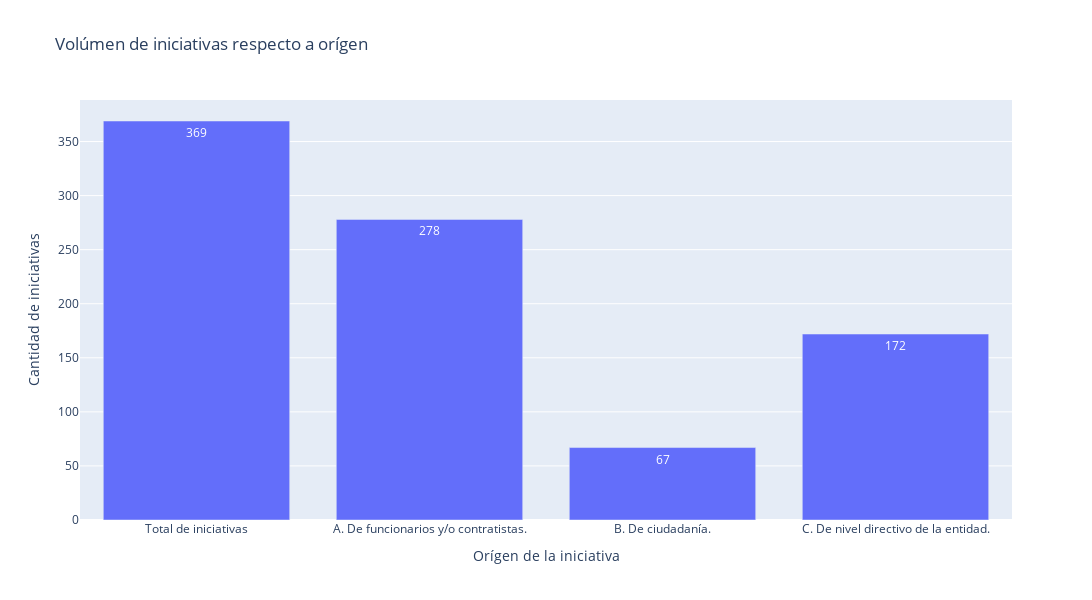

The cell this chart's notebook holds for it:
### Markdown cell above
## Efectos Directos:
1. Baja participación ciudadana para identificar soluciones a problemas públicos.
    - Comparativo entidades tienen al menos un ejercicio con ciudadanos

### Code cell
iniciativas=p23_df['p23_nom'].unique()
print(len(iniciativas))

cat_0=iniciativas
cat_A=p23_df.loc[p23_df['p23_usr/p23_usr_1']==1]
cat_B=p23_df.loc[p23_df['p23_usr/p23_usr_2']==1]
cat_C=p23_df.loc[p23_df['p23_usr/p23_usr_3']==1]

values = [len(cat_0),len(cat_A), len(cat_B), len(cat_C)]
categories = ['Total de iniciativas','A. De funcionarios y/o contratistas.', 'B. De ciudadanía.', 'C. De nivel directivo de la entidad.']

fig = go.Figure()
fig.add_trace(go.Bar(x=categories, y=values, text=values, textposition='auto'))

fig.update_layout(title='Volúmen de iniciativas respecto a orígen', xaxis_title='Orígen de la iniciativa', yaxis_title='Cantidad de iniciativas',height=600, width=1200)
fig.update_layout(height=600, width=1200)
fig.write_image(f'./files/graficos/Efectos Directos/a/Volumen_iniciativas_vs_origen.png')
# Show the plot
fig.show()

### Figure 1 — Plotly figure (JSON) as saved in the notebook; plotly's stock layout.template omitted (floating-point values rounded to 4 significant figures)
{"data": [{"text": ["369", "278", "67", "172"], "textposition": "auto", "type": "bar", "x": ["Total de iniciativas", "A. De funcionarios y/o contratistas.", "B. De ciudadanía.", "C. De nivel directivo de la entidad."], "y": [369, 278, 67, 172]}], "layout": {"height": 600, "title": {"text": "Volúmen de iniciativas respecto a orígen"}, "width": 1200, "xaxis": {"title": {"text": "Orígen de la iniciativa"}}, "yaxis": {"title": {"text": "Cantidad de iniciativas"}}}}
